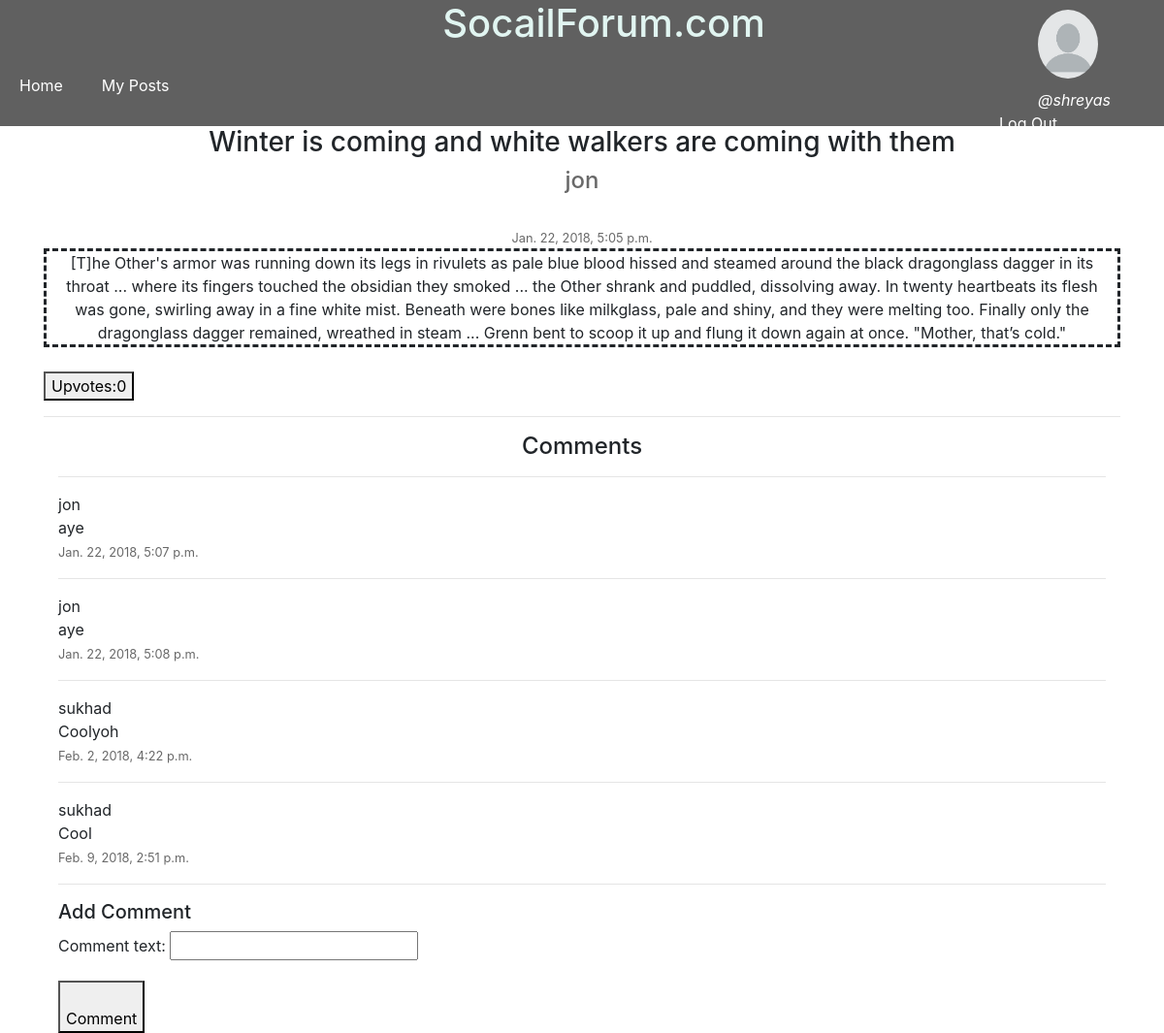
The app's page /posts/winter-is-coming-and-white-walkers-are-coming-with-them-1w5l/ (signed in) with its own data.
### posts/models.py (models this page shows, shortened)
class Post(models.Model):
	title		=models.CharField(max_length=200)
	text		=models.TextField()
	user 		=models.ForeignKey(User,default=1)
	image		=models.ImageField(blank=True,null=True,upload_to="image/Post")
	upvotes		=models.IntegerField(default=0)
	slug		=models.SlugField(null=True,blank=True)
	timestamp	=models.DateTimeField(auto_now_add=True)
	updated		=models.DateTimeField(auto_now=True)

class Comment(models.Model):
	user 	 		=models.ForeignKey(User,default=1)
	post 			=models.ForeignKey(Post,default=1)
	comment_text 	=models.CharField(max_length=120,null=True,blank=True)
	timestamp		=models.DateTimeField(auto_now_add=True)

### posts/views.py (the view, shortened to what this page needs)
# urls.py: url(r'^(?P<slug>[\w-]+)/$',PostDetailCommentView.as_view(),name="details"),
class PostDetailCommentView(LoginRequiredMixin,CreateView):
	template_name='posts/post_detail.html'
	form_class=CommentForm
	def get_context_data(self,*args,**kwargs):
		context=super(PostDetailCommentView,self).get_context_data(*args,**kwargs)
		slug	=self.kwargs.get("slug")
		obj  	=Post.objects.get(slug=slug)
		context['object']=obj
		return context

### posts/forms.py
class CommentForm(forms.ModelForm):
	class Meta:
		model=Comment
		fields=['comment_text']

### posts/templates/posts/post_detail.html (shortened to what this page needs)
{% extends "base.html" %}
{% block content %}
<h3 style="text-align:center;">{{ object.title }}</h3>
<h4 style="color: #696969">{{object.user.username}}</h4><br>
<small style="color: #696969;text-align: center;" >{{object.timestamp}}</small><br>
<div align="center" class="container" style="border-style: dashed; align-content: center;">
	<div class="col" >
	<div class="row">
		{{ object.text }}
	</div>
	</div>
</div>
<div align="left" class="button">
	<button  style="margin-top: 25px" >Upvotes:{{object.upvotes}}</button>
</div>
<hr>
<div align="left" class="container">
	<h4 style="text-align: center;">Comments</h4>
	{% if object.comment_set.all %}
	{% for comment in object.comment_set.all %}
		<hr>
				{{comment.user.username}}
			<br>
			{{comment.comment_text}}<br>
			<small style="color: #696969;" >{{comment.timestamp}}</small><br>
	{% endfor %}
	{% endif %}
<hr>
<h5>Add Comment</h5>
<form method="POST" action="{% url 'posts:details' slug=object.slug %}">{% csrf_token %}
	{{form.as_p}}
	<button style="padding-top: 25px" type="submit">Comment</button>
</form>
 </div>
{% endblock content %}

### templates/snippets/header.html (shortened to what this page needs)
{%  load static %}
<div class="topnav" style="background-color: #606060" >
<div class="row">
<div class="col">
<div style="text-align: center;">
<h1 style="color: #E1F5F1;margin-left: 250px" >SocailForum.com</h1>
</div>
<div class="nav">
		<a  style=" text-decoration: none;padding: 20px; color: white" href="{% url 'home' %}"> Home </a>
		<a style="text-decoration: none;padding:20px; color: white"  href="{% url 'posts:my_posts'  %}">My Posts</a>
	</div>
</div>
<div class="col-sm-2">
	{% if request.user.is_authenticated %}
<div class="row" style="height:70%">
	<img  src='{% static "profiles/profile.png" %}' class="rounded-circle"  alt="my img" style="width: 40%;height: 100% ; padding: 10px;margin-right: 20px;margin-left: 50px">
</div>
<div class="row" >
<i style="color: #FFF;margin-left: 60px;	" > @{{request.user.username}}</i>
<a  style="margin-left: 20px;color: white" href="{% url 'login' %}" >Log Out</a>
{%else%}
<div style="align-self: center;">
	<a  style="padding:20px; color: white ; float: right" href="{% url 'login' %}"> Login </a>
</div>
{% endif %}
</div>
</div>
</div>
</div>

### records on screen
Post: title "Winter is coming and white walkers are coming with them", user.username "jon", timestamp "Jan. 22, 2018, 5:05 p.m.", text "[T]he Other's armor was running down its legs in rivulets as pale blue blood hissed and steamed around the black dragonglass dagger in its throat ... where its fingers touched the obsidian they smoked ... the Other shrank and puddled, dissolving away. In twenty heartbeats its flesh was gone, swirling away in a fine white mist. Beneath were bones like milkglass, pale and shiny, and they were melting too. Finally only the dragonglass dagger remained, wreathed in steam ... Grenn bent to scoop it up and flung it down again at once. \"Mother, that’s cold.\"", upvotes "0"
Comment: user.username "jon", comment_text "aye", timestamp "Jan. 22, 2018, 5:07 p.m."
Comment: user.username "jon", comment_text "aye", timestamp "Jan. 22, 2018, 5:08 p.m."
Comment: user.username "sukhad", comment_text "Coolyoh", timestamp "Feb. 2, 2018, 4:22 p.m."
Comment: user.username "sukhad", comment_text "Cool", timestamp "Feb. 9, 2018, 2:51 p.m."

### other values on screen
{{ request.user.username }} "shreyas"
